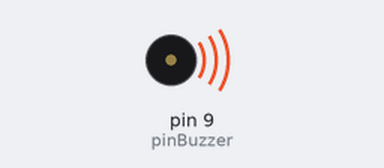
This sketch was run on a simulated Arduino Uno, built with avr-gcc and run on an emulated ATmega328P. Parts: buzzer (waves = sounding).

Above: at 0.15 s.
Timing chart, 0 to 3.0 s (numbered marks = the images above):
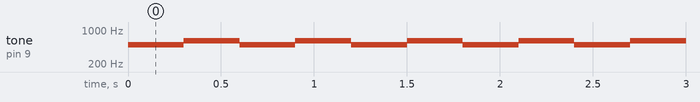

The sketch:

SIRENA_POLICIA.ino
```cpp
const int pinBuzzer = 9;
const int pinLuces1 = 12;
const int pinLuces2 = 13;

void setup() {
  // put your setup code here, to run once:

}

void loop() {
  //generar tono de 440Hz durante 1000 ms
  //generar tono de 440Hz durante 1000 ms
  tone(pinBuzzer, 500);
  digitalWrite(pinLuces1 , HIGH);   // poner el Pin en HIGH
  digitalWrite(pinLuces2 , LOW);
  delay(300);

  //generar tono de 523Hz durante 500ms, y detenerlo durante 500ms.
  tone(pinBuzzer, 600);
  digitalWrite(pinLuces1 , LOW);    // poner el Pin en LOW
  digitalWrite(pinLuces2 , HIGH);
  delay(300);
}
```

Measured:
- by itself, tone on pin 9 (pinBuzzer): alternates 600 Hz for 0.30 s and 500 Hz for 0.30 s
